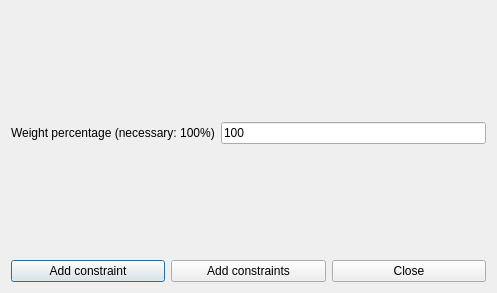
<?xml version="1.0" encoding="UTF-8"?>
<ui version="4.0">
 <class>AddConstraintTeachersMaxTwoActivityTagsPerRealDayFromN1N2N3Form_template</class>
 <widget class="QDialog" name="AddConstraintTeachersMaxTwoActivityTagsPerRealDayFromN1N2N3Form_template">
  <property name="geometry">
   <rect>
    <x>0</x>
    <y>0</y>
    <width>497</width>
    <height>293</height>
   </rect>
  </property>
  <property name="windowTitle">
   <string extracomment="This is the title of the dialog to add a new constraint of this type">Add teachers max two activity tags per real day from N1 N2 N3</string>
  </property>
  <layout class="QGridLayout" name="gridLayout">
   <item row="0" column="0">
    <spacer name="verticalSpacer_3">
     <property name="orientation">
      <enum>Qt::Vertical</enum>
     </property>
     <property name="sizeHint" stdset="0">
      <size>
       <width>20</width>
       <height>20</height>
      </size>
     </property>
    </spacer>
   </item>
   <item row="1" column="0">
    <layout class="QHBoxLayout" name="horizontalLayout">
     <item>
      <widget class="QLabel" name="weightTextLabel">
       <property name="frameShape">
        <enum>QFrame::NoFrame</enum>
       </property>
       <property name="frameShadow">
        <enum>QFrame::Plain</enum>
       </property>
       <property name="text">
        <string>Weight percentage (necessary: 100%)</string>
       </property>
       <property name="wordWrap">
        <bool>false</bool>
       </property>
      </widget>
     </item>
     <item>
      <widget class="QLineEdit" name="weightLineEdit">
       <property name="text">
        <string notr="true">100</string>
       </property>
      </widget>
     </item>
    </layout>
   </item>
   <item row="2" column="0">
    <spacer name="verticalSpacer_2">
     <property name="orientation">
      <enum>Qt::Vertical</enum>
     </property>
     <property name="sizeHint" stdset="0">
      <size>
       <width>20</width>
       <height>20</height>
      </size>
     </property>
    </spacer>
   </item>
   <item row="3" column="0">
    <layout class="QHBoxLayout">
     <item>
      <widget class="QPushButton" name="addConstraintPushButton">
       <property name="text">
        <string>Add constraint</string>
       </property>
      </widget>
     </item>
     <item>
      <widget class="QPushButton" name="addConstraintsPushButton">
       <property name="text">
        <string>Add constraints</string>
       </property>
      </widget>
     </item>
     <item>
      <widget class="QPushButton" name="closePushButton">
       <property name="text">
        <string>Close</string>
       </property>
      </widget>
     </item>
    </layout>
   </item>
  </layout>
 </widget>
 <layoutdefault spacing="6" margin="11"/>
 <resources/>
 <connections/>
</ui>
